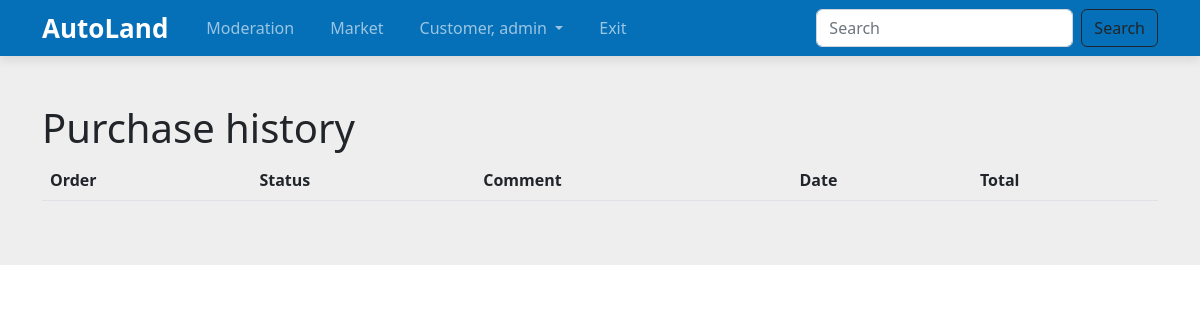
/cart/orders-history (signed in), run on an earlier commit of the app's database.
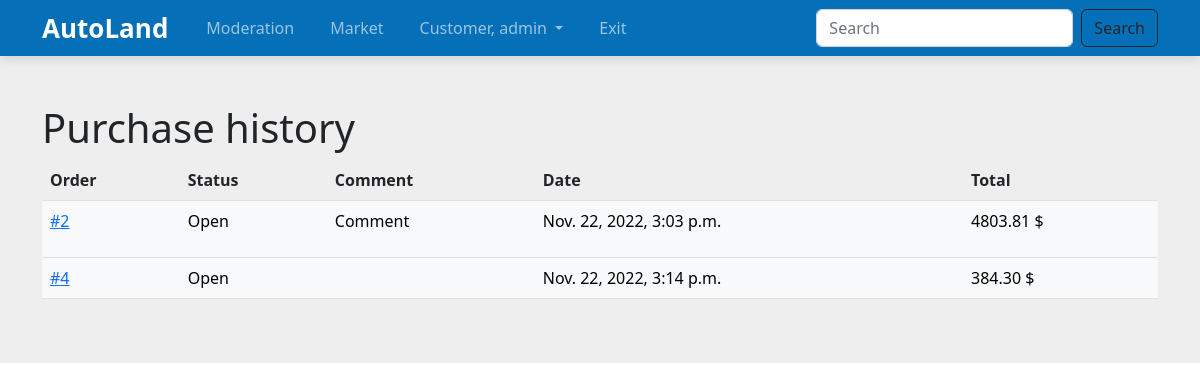
And on a later commit of the database.
### cart/models.py (models this page shows, shortened)
class Order(models.Model):
    user = models.ForeignKey(User, on_delete=models.CASCADE)
    full_name = models.CharField(null=True, max_length=40)
    address = models.CharField(null=True, max_length=60)
    postal_code = models.CharField(null=True, max_length=10)
    phone_number = models.CharField(null=True, max_length=10)
    created = models.DateTimeField(auto_now_add=True)
    updated = models.DateTimeField(auto_now=True)
    status = models.CharField(max_length=9, choices=STATUS_CHOICES, default='PLACE')
    comment = models.CharField(max_length=60, blank=True, null=True)
    currency = models.CharField(max_length=7, choices=CURRENCY_CHOICES, default='Euro')
    def order_cost(self):
        return sum(item.item_cost() for item in self.items.all())
    def get_html_class_for_table(self):
        if self.status == 'PLACE':
            return 'table-warning'
        elif self.status == 'OPEN':
            return 'table-light'
        elif self.status == 'CANCELED':
            return 'table-secondary'
        else:
            return 'table-success'

class OrderItem(models.Model):
    order = models.ForeignKey(Order, related_name='items', on_delete=models.CASCADE)
    product = models.ForeignKey(Product, related_name='products', on_delete=models.PROTECT)
    amount = models.PositiveIntegerField(default=1)
    price = models.DecimalField(max_digits=10, decimal_places=2)
    def item_cost(self):
        return self.price * self.amount

### cart/views.py (the view)
# urls.py: path('orders-history', OrdersHistory.as_view(), name='orders-history'),
class OrdersHistory(LoginRequiredMixin, ListView):
    model = Order
    template_name = 'cart/OrdersHistory.html'
    context_object_name = 'orders'
    def get_queryset(self):
        return Order.objects.filter(user=self.request.user)

### cart/templates/cart/OrdersHistory.html (shortened to what this page needs)
{% extends 'base.html' %}
{% block content %}
<section class="purchase-history">
  <div class="container py-5 h-100">
    <h1>Purchase history</h1>
      <table class='table' data-sort="table">
        <thead>
          <tr>
            <th>Order</th>
            <th>Status</th>
            <th>Comment</th>
            <th>Date</th>
            <th>Total</th>
          </tr>
        </thead>
        <tbody>
          {% for order in orders %}
          <tr class="{{ order.get_html_class_for_table }}">
            <td><a href="{% url 'cart:order' order.pk %}">#{{ order.pk }}</a></td>
            <td>{{ order.get_status_display }}</td>
            <td>{{ order.comment|linebreaks }}</td>
            <td><nobr>{{ order.created }}</nobr></td>
            {% if order.currency == 'EURO' %}
              <td><nobr>{{ order.order_cost }} €</nobr></td>
            {% else %}
              <td><nobr>{{ order.order_cost }} $</nobr></td>
            {% endif %}
          </tr>
          {% endfor %}
        </tbody>
      </table>
  </div>
</section>
{% endblock %}

What changed in the data, as far as the page shows it:
added Order: pk "2", status "Open", comment "Comment", created "Nov. 22, 2022, 3:03 p.m.", order_cost "4803.81"
added Order: pk "4", status "Open", created "Nov. 22, 2022, 3:14 p.m.", order_cost "384.30"
